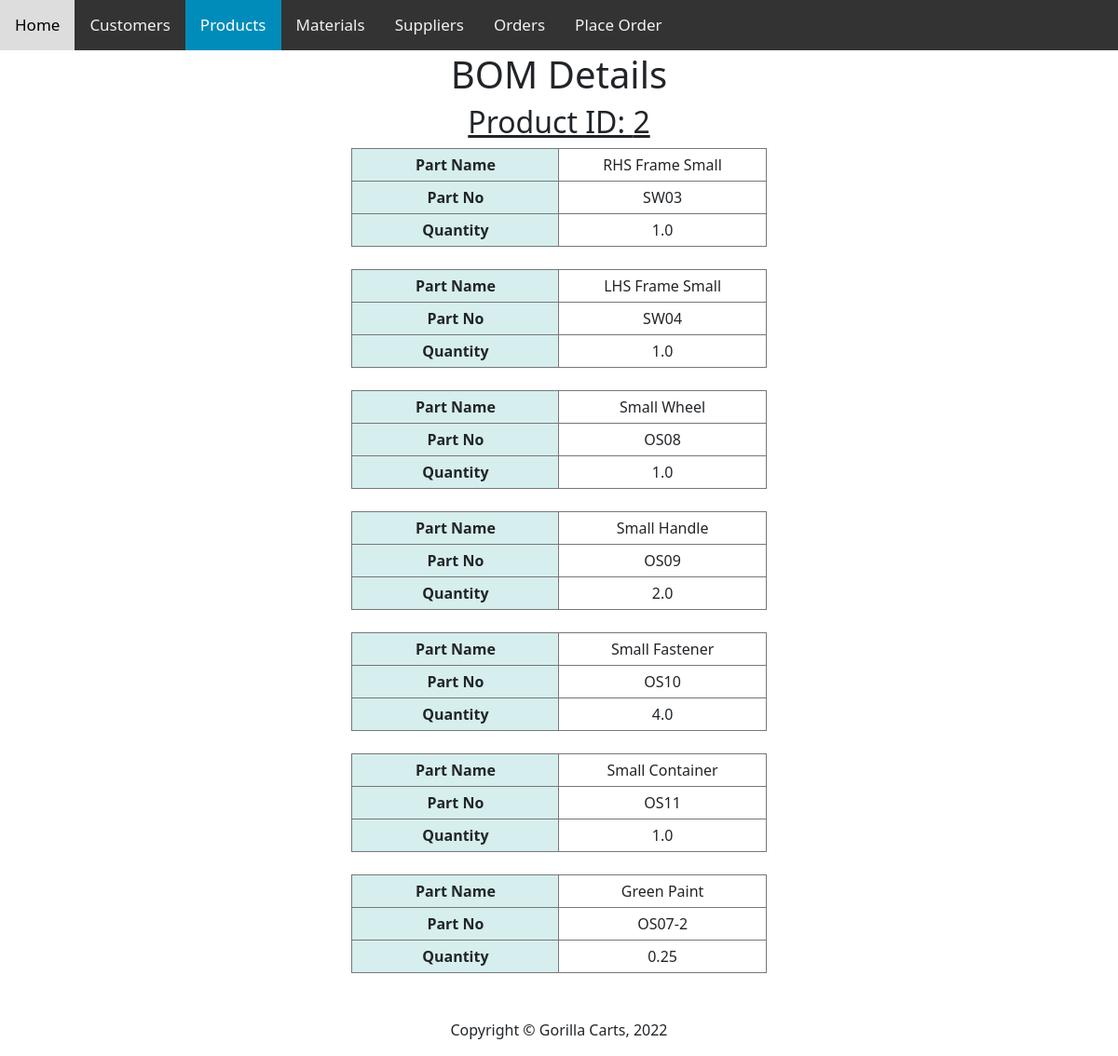
The page /bomdetails/2 on the database its author committed.
### tables this page shows
CREATE TABLE Materials (SWPartNo text PRIMARY KEY, SupplierPartNo text, SupplierID integer, ProductName text, Price double, QuantityAvailable integer, FOREIGN KEY(SupplierID) REFERENCES Suppliers(SupplierID));

CREATE TABLE BOMs (ProductID integer,PartNo text, Quantity double, PRIMARY KEY (PartNo,ProductID), FOREIGN KEY(ProductID) REFERENCES Products(ProductID));

### app.py (the view)
@app.route("/bomdetails/<title>", methods=['POST', 'GET'])
def DisplayBOMFUNCTION(title):
    mSingleDict=getSingleBOMDictList_DB(title)
    return render_template('bomdetails.html',message=mSingleDict)

### database.py (called while the page is built)
def getSingleBOMDictList_DB(title):
    con = sqlite3.connect('Carts.db')
    con.row_factory = sqlite3.Row
    cursorObj = con.cursor()
    material = []
    cursorObj.execute('SELECT * FROM BOMs where ProductID = ?;',(title,))
    rows = cursorObj.fetchall()
    for individualRow in rows:
        cursorObj.execute('SELECT ProductName FROM Materials where SWPartNo = ?;',(individualRow[1],))
        row=cursorObj.fetchone()
        b = {"ProductID" : individualRow[0], "ProductName": row[0], "PartNo" : individualRow[1], "Quantity": individualRow[2]}
        material.append(b)
    return material

### templates/bomdetails.html (shortened to what this page needs)
{% extends "layout.html" %}
{% block head %}
    <div class="topnav">
      <a href="/index">Home</a>
      <a href="/customers">Customers</a>
      <a class="active" href="/products">Products</a>
      <a href="/materials">Materials</a>
      <a href="/suppliers">Suppliers</a>
      <a href="/orders">Orders</a>
      <a href="/placeorder">Place Order</a>
    </div>
{% endblock %}
{% block body %}
<form action="/orderdetails/<title>" method="get">
    <table width="100%">
        <tr>
            <td colspan="3">
                <h1>BOM Details</h1>
                <H2><u>Product ID: {{message[0]['ProductID']}}</u></H2>
            </td>
        </tr>
    </table>
    {% for m in message %}
    <TABLE style="border-collapse: collapse; width:50%">
        <TR>
            <TH style="padding: 5px; border: solid 1px #777; background-color: #D6EEEE; width:50%">Part Name</TD>
            <TD style="padding: 5px; border: solid 1px #777;">{{m.ProductName}}</TD>
        </TR>
        <TR>
            <TH style="padding: 5px; border: solid 1px #777; background-color: #D6EEEE; width:50%">Part No</TD>
            <TD style="padding: 5px; border: solid 1px #777;">{{m.PartNo}}</TD>
        </TR>
        <TR>
            <TH style="padding: 5px; border: solid 1px #777; background-color: #D6EEEE; width:50%">Quantity</TD>
            <TD style="padding: 5px; border: solid 1px #777;">{{m.Quantity}}</TD>
         </TR>
    </TABLE>
    <br>
    {% endfor %}
    <br>
{% endblock %}

### static/css/style.css (style rules this page uses)
body { margin: 0; font-family: Arial, Helvetica, sans-serif; }
h1 { color: navy; }
.topnav { overflow: hidden; background-color: #333; }
.topnav a { float: left; color: #f2f2f2; text-align: center; padding: 14px 16px; text-decoration: none; font-size: 17px; }
.topnav a.active { background-color: #008CBA; color: white; }
table { width: 80%; margin-left: auto; margin-right: auto; }
th { height: 30px; }
h2 { text-align:center; }
th, td { text-align:center; }

### rows shown on the page
Materials: ProductName "RHS Frame Small"
BOMs: PartNo "SW03", Quantity "1.0"
Materials: ProductName "LHS Frame Small"
BOMs: PartNo "SW04", Quantity "1.0"
Materials: ProductName "Small Wheel"
BOMs: PartNo "OS08", Quantity "1.0"
Materials: ProductName "Small Handle"
BOMs: PartNo "OS09", Quantity "2.0"
Materials: ProductName "Small Fastener"
BOMs: PartNo "OS10", Quantity "4.0"
Materials: ProductName "Small Container"
BOMs: PartNo "OS11", Quantity "1.0"
Materials: ProductName "Green Paint"
BOMs: PartNo "OS07-2", Quantity "0.25"

### other values the page prints
{{ message[0]['ProductID'] }} "2"
